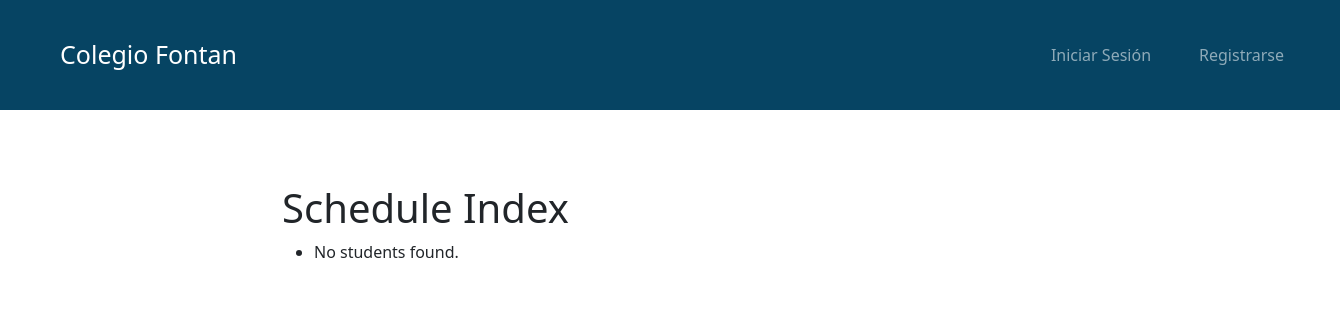
/schedules/, run on an earlier commit of the app's database.
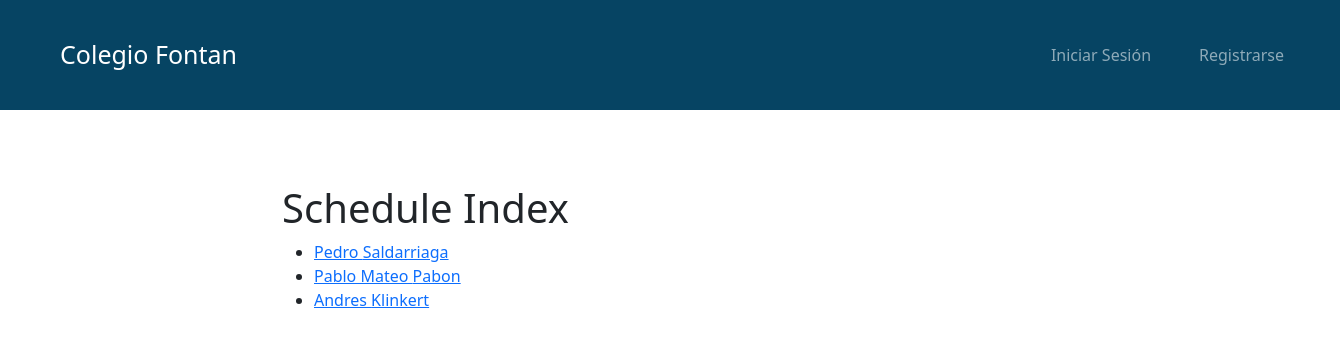
And on a later commit of the database.
### students/models.py (models this page shows)
class Student(models.Model):
    student_id = models.AutoField(primary_key=True)
    name = models.CharField(max_length=100)
    lastname = models.CharField(max_length=100)
    id_number = models.IntegerField(unique=True)
    autonomy_level = models.IntegerField(
        choices=[  # Cambiar los valores a enteros
            (1, 'Nivel 1'),
            (2, 'Nivel 2'),
            (3, 'Nivel 3'),
        ],
        default=1,  # Si no se especifica, por defecto se asigna "Nivel 1"
    )
    extended_vacation = models.BooleanField(default=False)
    grade = models.IntegerField(  # Cambiar los valores a enteros
        choices=[
            (1, '1'),
            (2, '2'),
            (3, '3'),
            (4, '4'),
            (5, '5'),
            (6, '6'),
            (7, '7'),
            (8, '8'),
            (9, '9'),
            (10, '10'),
            (11, '11'),  # Cambiar 'once' a 11 para que sea numérico
        ],
        default=1,  # Por defecto se asigna "Primero"
    )
    workshop = models.ForeignKey('workshops.Workshop', on_delete=models.SET_NULL, null=True, blank=True)
    def __str__(self):
        return f"{self.name} {self.lastname} (ID: {self.student_id}) (Grado: {self.grade})"

### schedules/views.py (the view)
# urls.py: path('', views.schedule_index, name='schedule_index'),
def schedule_index(request):
    students = Student.objects.all()
    print(students)  # Esto imprimirá en la consola de Django
    return render(request, 'schedules/schedule_index.html', {'students': students})

### schedules/templates/schedules/schedule_index.html
{% extends 'base.html' %}
{% block content %}
<h1>Schedule Index</h1>
<ul>
    {% for student in students %}
        <li>
            <a href="{% url 'student_schedule' student.student_id %}">{{ student.name }} {{ student.lastname }}</a>
        </li>
    {% empty %}
        <li>No students found.</li>
    {% endfor %}
</ul>
{% endblock %}

### horariosfontanproyecto/templates/base.html (shortened to what this page needs)
<!doctype html>
<html lang="en">
  {% load static %}
  <head>
    <link href="https://cdn.jsdelivr.net/npm/bootstrap@5.3.0-alpha1/dist/css/bootstrap.min.css" rel="stylesheet">
    <link rel="stylesheet" href="https://cdnjs.cloudflare.com/ajax/libs/font-awesome/6.0.0-beta3/css/all.min.css">
    <link rel="stylesheet" href="{% static 'css/style.css'%}">
  </head>
  <body>
    {% include 'navbar.html' %}
    <div class="container container-principal ">
      <br/>
      <div style="margin-top: 100px;">
      {% block content %}
      {% endblock %}
      </div>
    </div>
  </body>
</html>

### horariosfontanproyecto/templates/navbar.html (shortened to what this page needs)
<nav class="navbar navbar-expand-lg navbar-dark custom-navbar-bg" style="height: 110px; position: fixed; width: 100%; z-index: 1000;">
  <div class="container-fluid">
    <a class="navbar-brand ms-5 me-auto" style="font-size: 25px;" href="" >Colegio Fontan</a>
    <div class="collapse navbar-collapse" id="navbarSupportedContent">
      {% if user.is_authenticated %}
      <ul class="navbar-nav ms-auto mb-2 mb-lg-0 me-1">
        <li class="nav-item me-3">
          <a class="nav-link me-3">Tutores</a>
        </li>
        <li class="nav-item me-3">
          <a class="nav-link me-3" href="{% url 'accounts.logout' %}">Cerrar Sesión ({{ user.username }})</a>
        </li>
        <li class="nav-item me-3">
          <a class="nav-link me-3" href="">Registrar Estudiantes</a>
        </li>
        <li class="nav-item me-3">
          <form class="d-flex" action="" method="GET">
            <input class="form-control me-2" type="search" placeholder="Search" aria-label="Search" name="query">
            <button class="btn btn-outline-light" type="submit">Search</button>
          </form>
        </li>
        <li class="nav-item me-3">
          <a class="nav-link me-3 space-left" href="">
            <i class="fas fa-user fa-4x"></i>
          </a>
        </li>
      </ul>
      {% else %}
      <ul class="navbar-nav ms-auto mb-2 mb-lg-0 me-1">
        <li class="nav-item me-3">
          <a class="nav-link me-3" href="{% url 'accounts.login' %}">Iniciar Sesión</a>
        </li>
        <li class="nav-item me-3">
          <a class="nav-link me-3" href="{% url 'accounts.signup' %}">Registrarse</a>
        </li>
      </ul>
      {% endif %}
    </div>
  </div>
</nav>

What changed in the data, as far as the page shows it:
added Student: name "Pedro", lastname "Saldarriaga"
added Student: name "Pablo Mateo", lastname "Pabon"
added Student: name "Andres", lastname "Klinkert"
Also different on the page:
text no longer shown: "No students found."
